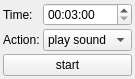
<?xml version="1.0" encoding="UTF-8"?>
<ui version="4.0">
 <class>TimerPage</class>
 <widget class="QWidget" name="TimerPage">
  <property name="geometry">
   <rect>
    <x>0</x>
    <y>0</y>
    <width>125</width>
    <height>75</height>
   </rect>
  </property>
  <property name="windowTitle">
   <string>Form</string>
  </property>
  <layout class="QGridLayout" name="gridLayout">
   <property name="leftMargin">
    <number>3</number>
   </property>
   <property name="topMargin">
    <number>3</number>
   </property>
   <property name="rightMargin">
    <number>3</number>
   </property>
   <property name="bottomMargin">
    <number>3</number>
   </property>
   <property name="spacing">
    <number>3</number>
   </property>
   <item row="0" column="0">
    <widget class="QLabel" name="label">
     <property name="text">
      <string>Time:</string>
     </property>
    </widget>
   </item>
   <item row="0" column="1">
    <widget class="QTimeEdit" name="time">
     <property name="displayFormat">
      <string>HH:mm:ss</string>
     </property>
     <property name="time">
      <time>
       <hour>0</hour>
       <minute>3</minute>
       <second>0</second>
      </time>
     </property>
    </widget>
   </item>
   <item row="1" column="0">
    <widget class="QLabel" name="label_2">
     <property name="text">
      <string>Action:</string>
     </property>
    </widget>
   </item>
   <item row="1" column="1">
    <widget class="QComboBox" name="action">
     <item>
      <property name="text">
       <string>play sound</string>
      </property>
     </item>
     <item>
      <property name="text">
       <string>shut down</string>
      </property>
     </item>
    </widget>
   </item>
   <item row="2" column="0" colspan="2">
    <widget class="QPushButton" name="button">
     <property name="minimumSize">
      <size>
       <width>0</width>
       <height>0</height>
      </size>
     </property>
     <property name="maximumSize">
      <size>
       <width>16777215</width>
       <height>16777215</height>
      </size>
     </property>
     <property name="text">
      <string>start</string>
     </property>
    </widget>
   </item>
  </layout>
 </widget>
 <resources/>
 <connections/>
</ui>
